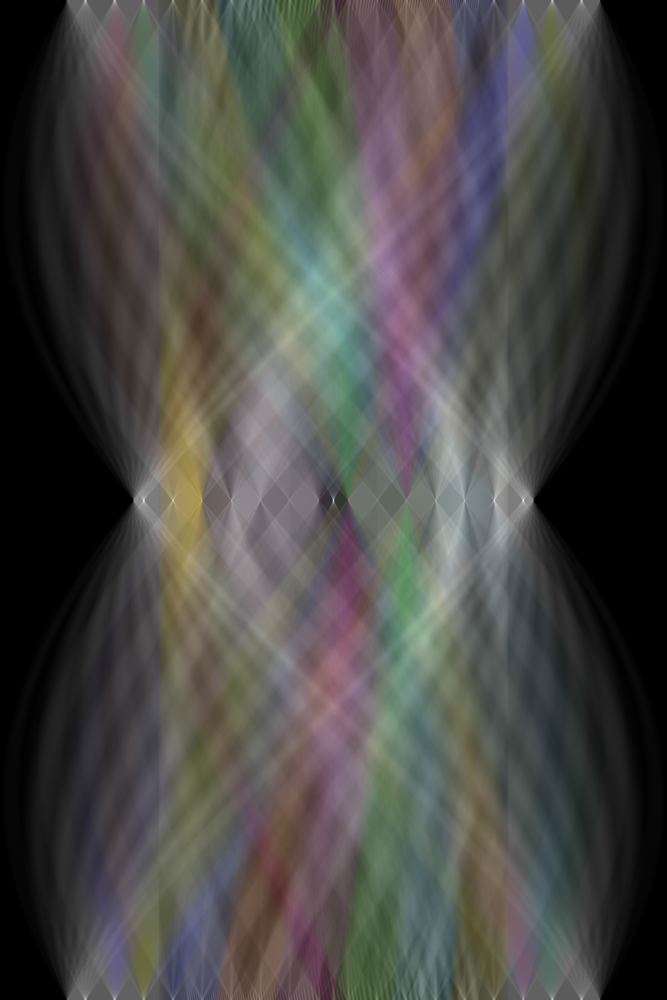
#> input picture sinogram.png, 667 x 1000 px, shrunk from 960 x 1440 before the run
$ python Sinogram_Reconstruction_wFiltering.py   (older library calls are emulated)
#> lines starting #> are read from the running program, lines starting #| are printed output that depends on the picture
# RGB Colour Image Reconstruction from a multi-channel Sinogram
# Ingar Filinn 2019
# N.B - Part of this script creates a temporary file in the working directory
# The input image filename used here is "sinogram.png"
from PIL import Image
import imutils
import scipy.misc
import numpy as np
import scipy.fftpack as fft
from skimage.transform import rotate
import os

# Import the input Sinogram as an Image object and print type and size
im_1 = Image.open("sinogram.png")
#> im_1 is the input picture: PIL image 667x1000 RGB; mean R, G, B 73.8, 73.2, 70.1
print(im_1.format, im_1.size, im_1.mode)
#| PNG (667, 1000) RGB
# Image can be shown if needed for de-bugging
# im_1.show()

# Split colour image into RGB channels
r, g, b = im_1.split()
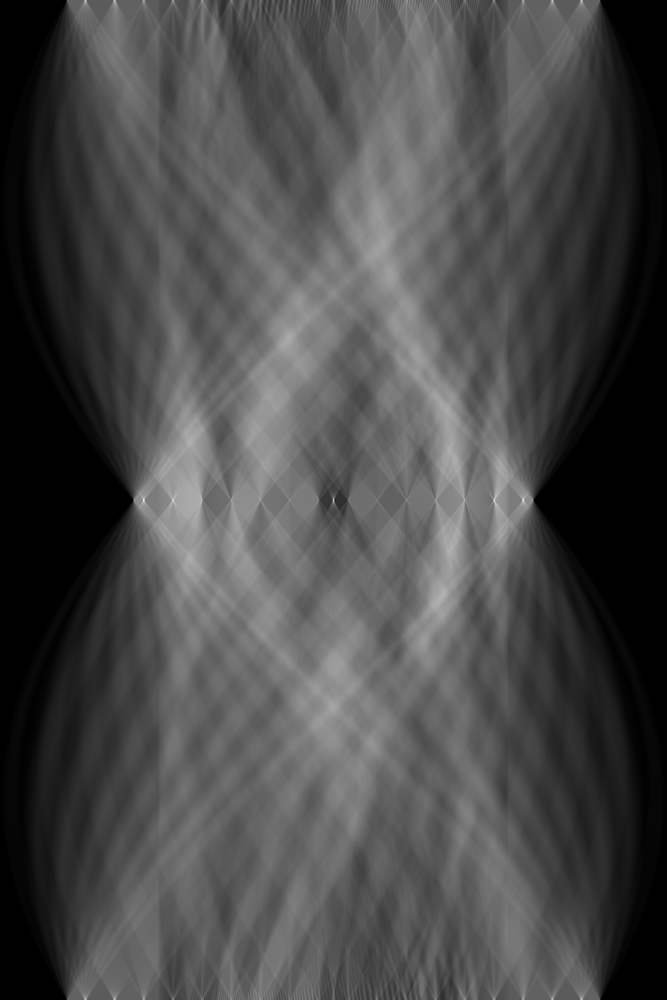
#> r: PIL image 667x1000 L; min 0, max 247, mean 73.8
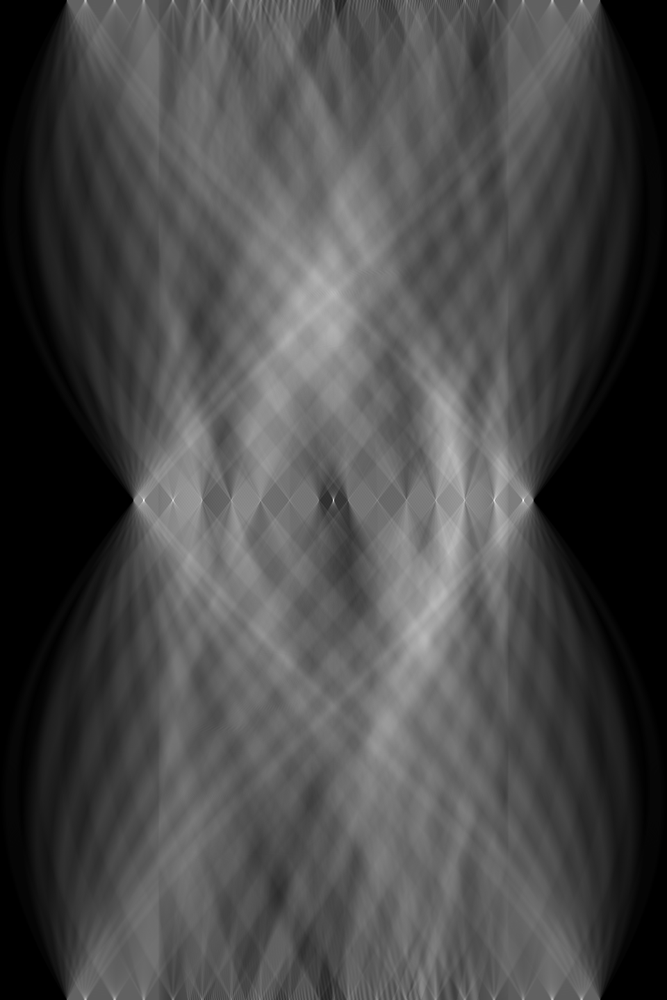
#> g: PIL image 667x1000 L; min 0, max 247, mean 73.2
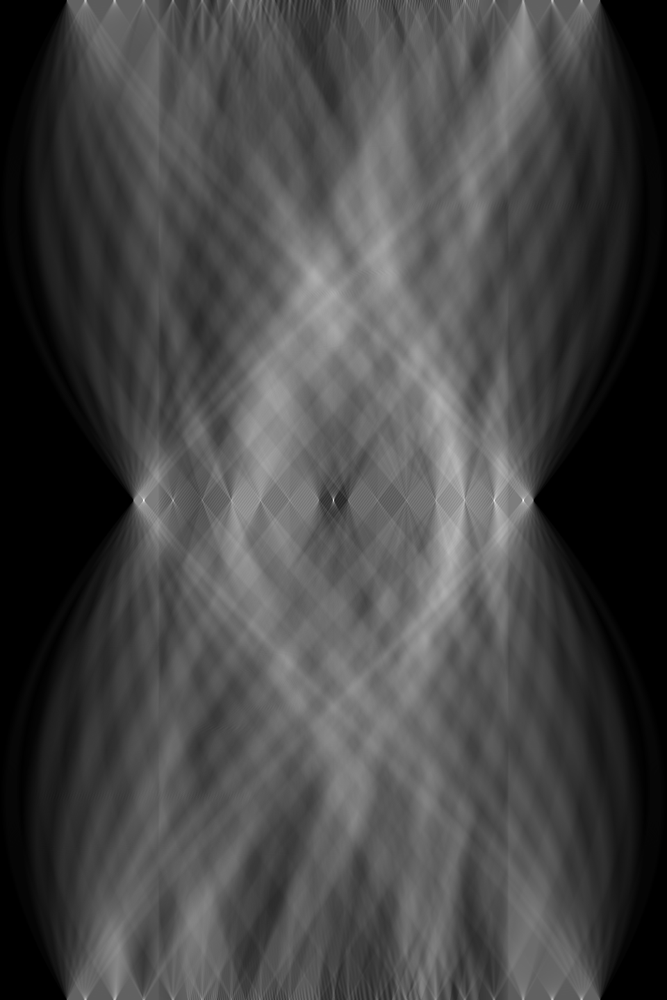
#> b: PIL image 667x1000 L; min 0, max 247, mean 70.1
# Save each channel to a temporary location in the working directory
r.save('red_band.png')
g.save('green_band.png')
b.save('blue_band.png')
# Load each channel as a grey-scale image object
#> (the run stopped early here; a loop or call above may not have finished)
